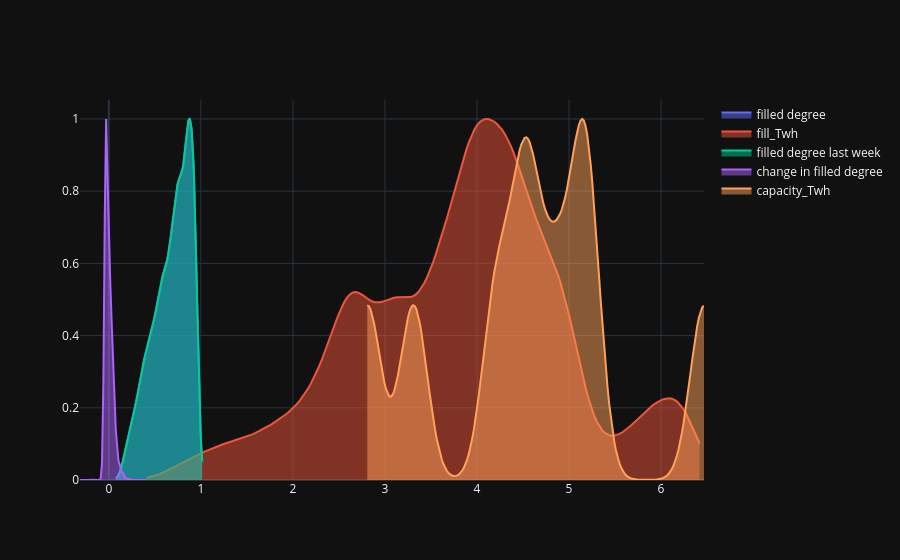

The notebook cell this image was saved under:
### Code cell
# scaling columns
reservoirsLog = reservoirsCut.apply(signlog)

#plotting all columns
fig = go.Figure()

# fig1
dataFig1 = reservoirsLog["filled degree"]
kde = gaussian_kde(dataFig1)
x_range = np.linspace(dataFig1.min(), dataFig1.max(), 200)
density = kde(x_range)
density = density / density.max()
fig.add_trace(
    go.Scatter(x=x_range, y=density, fill="tozeroy", name="filled degree")
)

# fig2
dataFig2 = reservoirsLog["fill_Twh"]
kde = gaussian_kde(dataFig2)
x_range = np.linspace(dataFig2.min(), dataFig2.max(), 200)
density = kde(x_range)
density = density / density.max()
fig.add_trace(
    go.Scatter(x=x_range, y=density, fill="tozeroy", name="fill_Twh")
)

# fig3
dataFig3 = reservoirsLog["filled degree last week"]
kde = gaussian_kde(dataFig3)
x_range = np.linspace(dataFig3.min(), dataFig3.max(), 200)
density = kde(x_range)
density = density / density.max()
fig.add_trace(
    go.Scatter(x=x_range, y=density, fill="tozeroy", name="filled degree last week")
)

# fig4
dataFig4 = reservoirsLog["change in filled degree"]
kde = gaussian_kde(dataFig4)
x_range = np.linspace(dataFig4.min(), dataFig4.max(), 50)
density = kde(x_range)
density = density / density.max()
fig.add_trace(
    go.Scatter(x=x_range, y=density, fill="tozeroy", name="change in filled degree")
)

# fig5
dataFig5 = reservoirsLog["capacity_Twh"]
kde = gaussian_kde(dataFig5)
x_range = np.linspace(dataFig5.min(), dataFig5.max(), 200)
density = kde(x_range)
density = density / density.max()
fig.add_trace(
    go.Scatter(x=x_range, y=density, fill="tozeroy", name="capacity_Twh")
)

fig.show()

### Figure 1 — Plotly figure (JSON) as saved in the notebook; plotly's stock layout.template omitted (floating-point values rounded to 4 significant figures; data arrays with more than 128 entries replaced by an {"elided": "..."} marker saying what was removed)
{"data": [{"fill": "tozeroy", "name": "filled degree", "x": {"elided": "200 float values"}, "y": {"elided": "200 float values"}, "type": "scatter"}, {"fill": "tozeroy", "name": "fill_Twh", "x": {"elided": "200 float values"}, "y": {"elided": "200 float values"}, "type": "scatter"}, {"fill": "tozeroy", "name": "filled degree last week", "x": {"elided": "200 float values"}, "y": {"elided": "200 float values"}, "type": "scatter"}, {"fill": "tozeroy", "name": "change in filled degree", "x": [-0.3132, -0.2983, -0.2834, -0.2684, -0.2535, -0.2386, -0.2236, -0.2087, -0.1937, -0.1788, -0.1639, -0.1489, -0.134, -0.1191, -0.1041, -0.0892, -0.07427, -0.05933, -0.0444, -0.02946, -0.01453, 0.00041, 0.01535, 0.03028, 0.04522, 0.06015, 0.07509, 0.09002, 0.105, 0.1199, 0.1348, 0.1498, 0.1647, 0.1796, 0.1946, 0.2095, 0.2244, 0.2394, 0.2543, 0.2692, 0.2842, 0.2991, 0.314, 0.329, 0.3439, 0.3589, 0.3738, 0.3887, 0.4037, 0.4186], "y": [0.0003432, 2.289e-05, 6.789e-09, 8.962e-15, 5.51e-11, 1.654e-06, 0.0002209, 0.0002364, 0.0007336, 0.000277, 0.0001347, 0.0002826, 0.0006041, 0.0001303, 0.000344, 0.002674, 0.04619, 0.2669, 0.7234, 1.0, 0.8487, 0.6623, 0.55, 0.4409, 0.3251, 0.2213, 0.1424, 0.09569, 0.05339, 0.04161, 0.02401, 0.02128, 0.0119, 0.006407, 0.003884, 0.002521, 0.001473, 0.001301, 0.0009312, 0.0006554, 0.0001317, 0.0002723, 0.0003485, 0.0003438, 0.0004185, 0.0003465, 5.458e-05, 4.874e-08, 2.289e-05, 0.0003432], "type": "scatter"}, {"fill": "tozeroy", "name": "capacity_Twh", "x": {"elided": "200 float values"}, "y": {"elided": "200 float values"}, "type": "scatter"}], "layout": {}}
